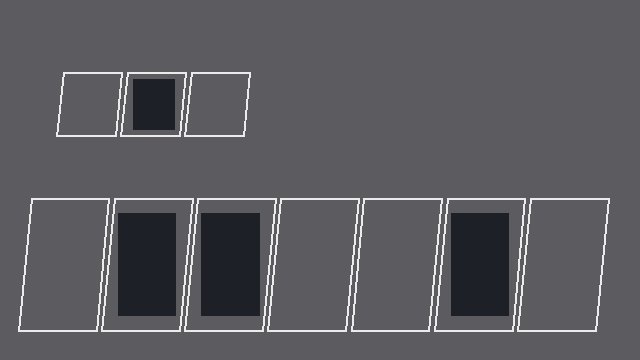
#> input picture eval/fixtures/test-lot.jpg, 640 x 360 px
$ python -i lines.py   (imports and definitions only)
#> lines starting #> are read from the running program, lines starting #| are printed output that depends on the picture; after the words box and inside, x2 and y2 are one past the last pixel; in counts of white or black regions, pixels touching at a corner belong together
#> further down, picture is the input picture: shape (360, 640, 3); mean B, G, R 95.5, 90.4, 91.1
"""Painted stall lines: the paint mask, its stroke width, and the divider direction.

Everything here is numpy + OpenCV so the proposer runs without torch.
"""

from __future__ import annotations

import math

import cv2
import numpy as np

TOPHAT_FRAC = 0.02
"""White top-hat kernel as a share of the photo's long side: wider than any painted line,
narrower than the asphalt's slow brightness changes (shade, stains), so paint stands out."""
MIN_CONTRAST = 20
"""Paint must be at least this much brighter (0..255) than the asphalt around it."""
CONTRAST_SHARE = 0.3
"""Paint threshold as a share of the brightest 0.5% of the top-hat: adapts to exposure."""
SEGMENT_FRAC = 0.02
"""Line segments shorter than this share of the long side are ignored for the angle."""
ANGLE_TOL_DEG = 4.0
"""A segment belongs to a line family when its direction is within this of the family's."""


def _odd(n: float) -> int:
    k = max(3, round(n))
    return k if k % 2 else k + 1


def paint_mask(bgr: np.ndarray) -> np.ndarray:
    """uint8 0/1 mask of painted lines: bright against the local asphalt, and white or yellow.

    The brightness threshold is relative (top-hat against a local opening, cut at a share of
    the brightest paint), so a dull overcast photo and a sunny one both work.
    """
    side = max(bgr.shape[:2])
#> side = 640
    hsv = cv2.cvtColor(bgr, cv2.COLOR_BGR2HSV)
#> hsv: shape (360, 640, 3); mean H, S, V 124.3, 16.8, 95.5
    hue, sat, val = cv2.split(hsv)
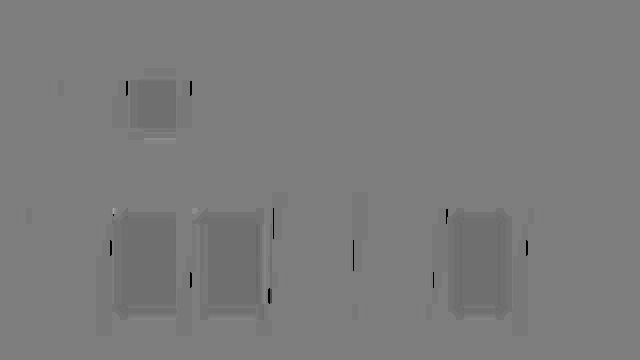
#> hue: shape (360, 640); min 0, max 165, mean 124.3
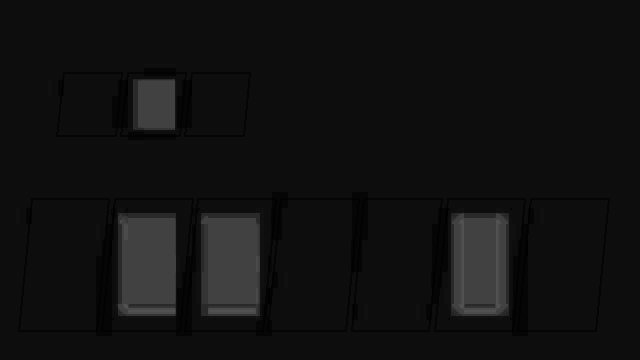
#> sat: shape (360, 640); min 0, max 81, mean 16.8
    k = _odd(TOPHAT_FRAC * side)
#> k = 13
    tophat = cv2.morphologyEx(
        val, cv2.MORPH_TOPHAT, cv2.getStructuringElement(cv2.MORPH_RECT, (k, k))
    )
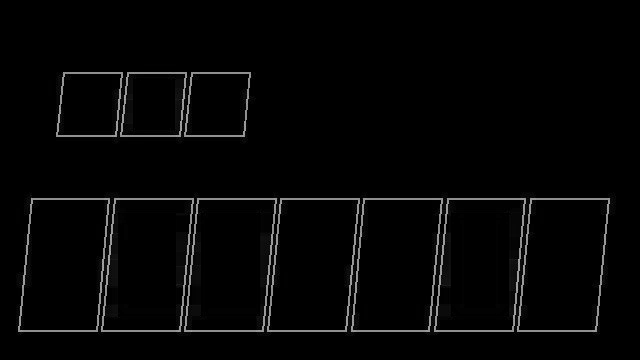
#> tophat: shape (360, 640); min 0, max 174, mean 5.4
    level = float(np.percentile(tophat[::3, ::3], 99.5))
#> level = 154
    if level < MIN_CONTRAST:
        return np.zeros(bgr.shape[:2], dtype=np.uint8)
    bright = tophat > max(MIN_CONTRAST, CONTRAST_SHARE * level)
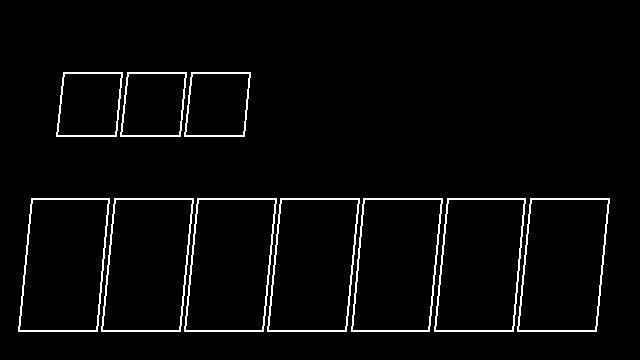
#> bright: shape (360, 640) bool; 3.2% white in thin lines or dots, all inside (x1, y1, x2, y2) = (18, 72, 610, 332)
    white = sat < max(50.0, float(np.median(sat[::3, ::3])) + 30.0)
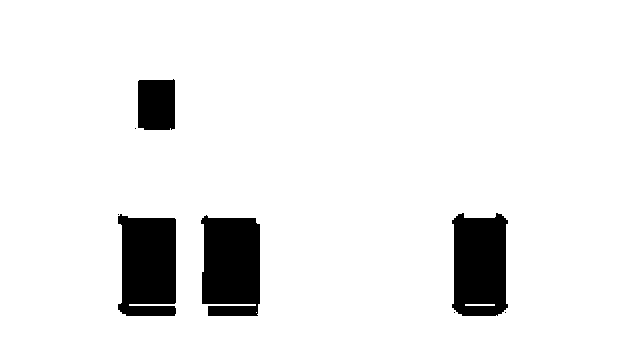
#> white: shape (360, 640) bool; 92.4% white; 8 black regions (4 under 20 px), largest, box (x1, y1, x2, y2) and area: (201, 215, 260, 316) 5384, (118, 214, 176, 316) 5262, (452, 213, 508, 316) 5072, (138, 79, 175, 130) 1833
    yellow = (hue >= 15) & (hue <= 40) & (sat >= 60)
#> yellow: shape (360, 640) bool; every value is 0
    return (bright & (white | yellow)).astype(np.uint8)


# [24 lines left out: functions stroke_width, segments, not called in this run]


def _angle_diff(a: np.ndarray, b: float) -> np.ndarray:
    """Smallest difference between directions (degrees, period 180)."""
    return np.abs((a - b + 90.0) % 180.0 - 90.0)


# [59 lines left out: functions _distinct_offsets, divider_angle, not called in this run]

>>> import cv2
>>> picture = cv2.imread('../../../eval/fixtures/test-lot.jpg')
>>> result = paint_mask(picture)

$ run again, on eval/fixtures/drone-lot.jpg
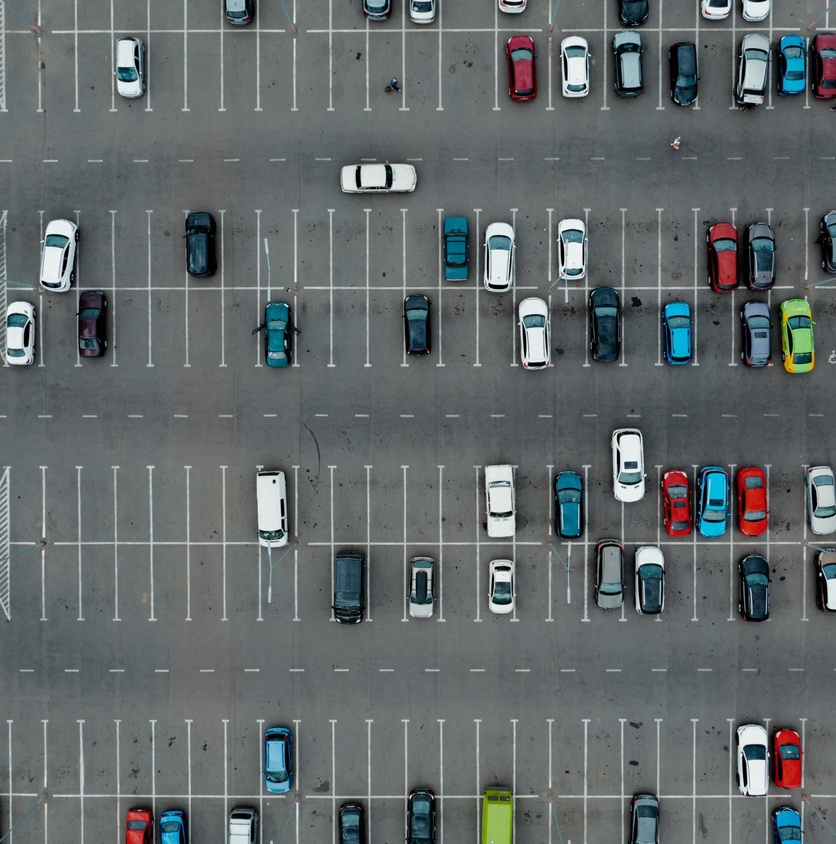
#> input picture eval/fixtures/drone-lot.jpg, 836 x 844 px, shrunk from 1982 x 2000 before the run
#> picture is the input picture: shape (844, 836, 3); mean B, G, R 105.9, 104.5, 98
#> hsv: shape (844, 836, 3); mean H, S, V 90.1, 30.8, 108
#> in paint_mask, `tophat = cv2.morphologyEx( val, cv2.MORPH_TOPHAT, cv2.getStructuringEl..`:
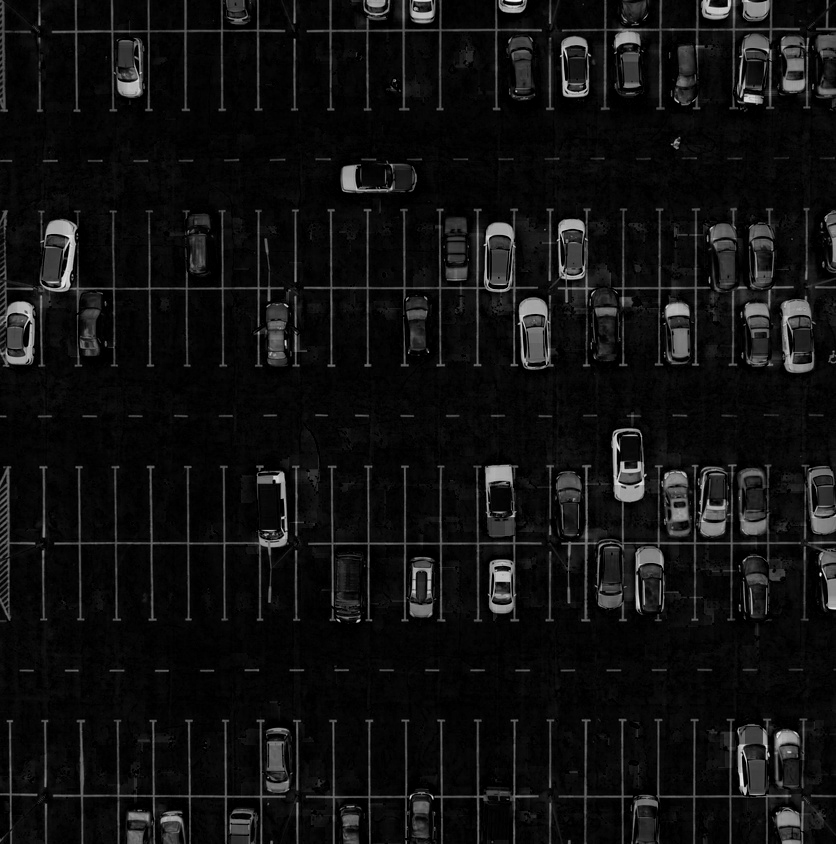
#> tophat: shape (844, 836); min 0, max 248, mean 16.9
#> level = 169
#> bright: shape (844, 836) bool; 10.5% white; 725 white regions (504 under 20 px), largest, box (x1, y1, x2, y2) and area: (597, 428, 801, 621) 4050, (304, 209, 538, 367) 3495, (562, 0, 800, 110) 3460
#> white: shape (844, 836) bool; 90.2% white; 388 black regions (284 under 20 px), largest, box (x1, y1, x2, y2) and area: (734, 32, 836, 112) 4474, (776, 297, 817, 375) 2534, (695, 464, 732, 539) 2392
#> yellow: shape (844, 836) bool; 0.24% white; 91 white regions (85 under 20 px), largest, box (x1, y1, x2, y2) and area: (481, 789, 513, 844) 838, (779, 334, 795, 375) 309, (806, 351, 816, 373) 120, (781, 312, 789, 328) 83, (808, 310, 813, 320) 41, (816, 583, 821, 592) 24
#> in paint_mask, `return (bright & (white | yellow)).astype(np.uint8)`:
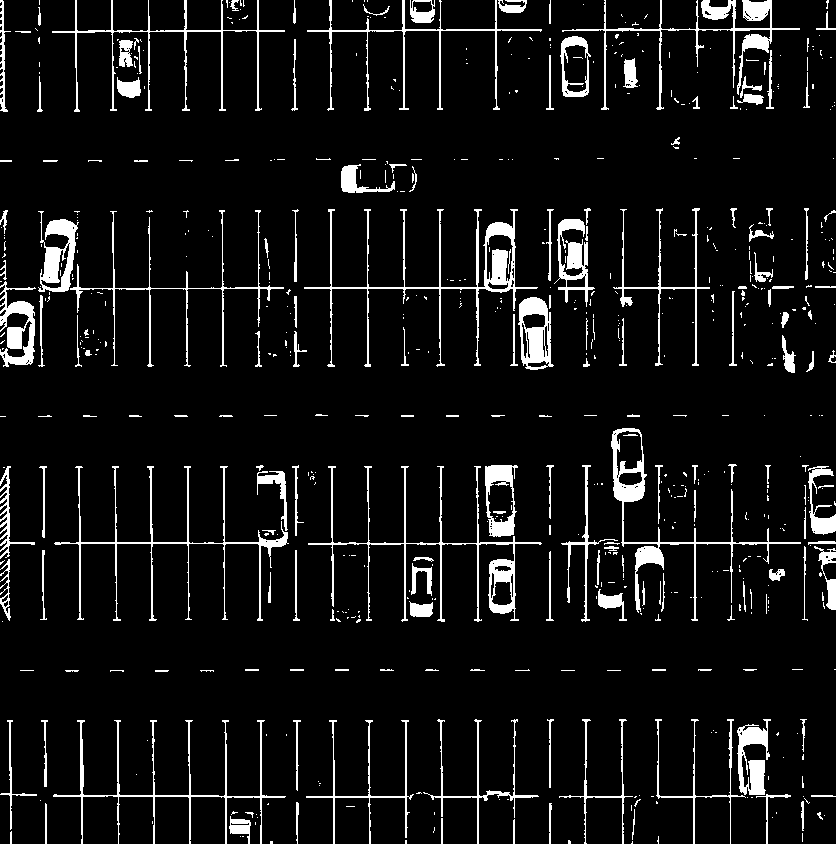
#> returned value: shape (844, 836); values 0 (black) and 1 (white), 7.3% white; 650 white regions (476 under 20 px), largest, box (x1, y1, x2, y2) and area: (304, 209, 538, 367) 3302, (308, 466, 542, 622) 2854, (611, 428, 801, 621) 2709
